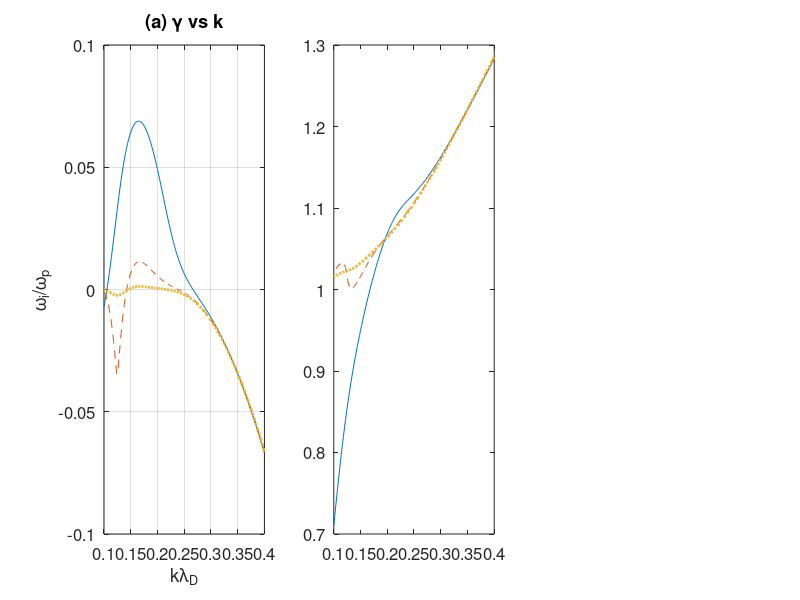

Reproduce this figure in MATLAB. (Note: this script raises an error after producing the figure.)
% Hua-sheng XIE, FSC-PKU, huashengxie@gmail.com, 2017-04-07 09:34
close all; clear; clc;

%nb=0.1;
dat1=[0.400000000000000                       1.267245991793768 - 0.074054258603653i
  0.398000000000000                       1.265026357216430 - 0.072413600321554i
  0.396000000000000                       1.262819597774151 - 0.070783572567493i
  0.394000000000000                       1.260626285503440 - 0.069164119744070i
  0.392000000000000                       1.258447028427855 - 0.067555172716747i
  0.390000000000000                       1.256282467785251 - 0.065956647795243i
  0.388000000000000                       1.254133280271797 - 0.064368445067947i
  0.386000000000000                       1.252000180498141 - 0.062790446513963i
  0.384000000000000                       1.249883923602347 - 0.061222513887922i
  0.382000000000000                       1.247785308126267 - 0.059664486331522i
  0.380000000000000                       1.245705179063645 - 0.058116177692251i
  0.378000000000000                       1.243644431216222 - 0.056577373439885i
  0.376000000000000                       1.241604012781923 - 0.055047827260035i
  0.374000000000000                       1.239584929274069 - 0.053527257082572i
  0.372000000000000                       1.237588247698832 - 0.052015340645596i
  0.370000000000000                       1.235615101146950 - 0.050511710403967i
  0.368000000000000                       1.233666693713731 - 0.049015947704955i
  0.366000000000000                       1.231744305782080 - 0.047527576150114i
  0.364000000000000                       1.229849299772298 - 0.046046053967324i
  0.362000000000000                       1.227983126257667 - 0.044570765232361i
  0.360000000000000                       1.226147330578060 - 0.043101009773607i
  0.358000000000000                       1.224343559869190 - 0.041635991510440i
  0.356000000000000                       1.222573570507514 - 0.040174804954824i
  0.354000000000000                       1.220839235975476 - 0.038716419589720i
  0.352000000000000                       1.219142555125572 - 0.037259661632873i
  0.350000000000000                       1.217485660580630 - 0.035803192900615i
  0.348000000000000                       1.215870827355100 - 0.034345486043395i
  0.346000000000000                       1.214300481290034 - 0.032884795651122i
  0.344000000000000                       1.212777207015813 - 0.031419124335974i
  0.342000000000000                       1.211303754972392 - 0.029946182999215i
  0.340000000000000                       1.209883046819058 - 0.028463344048742i
  0.338000000000000                       1.208518178233033 - 0.026967586468881i
  0.336000000000000                       1.207212417619414 - 0.025455431168344i
  0.334000000000000                       1.205969199188438 - 0.023922864972772i
  0.332000000000000                       1.204792107254646 - 0.022365251485471i
  0.330000000000000                       1.203684848818315 - 0.020777226743188i
  0.328000000000000                       1.202651208932813 - 0.019152577995284i
  0.326000000000000                       1.201694982706207 - 0.017484103735797i
  0.324000000000000                       1.200819874893945 - 0.015763454519235i
  0.322000000000000                       1.200029355645596 - 0.013980955070267i
  0.320000000000000                       1.199326457205830 - 0.012125411876064i
  0.318000000000000                       1.198713493290331 - 0.010183914447562i
  0.316000000000000                       1.198191678847306 - 0.008141647243402i
  0.314000000000000                       1.197760626443426 - 0.005981740624544i
  0.312000000000000                       1.197417697397408 - 0.003685206427421i
  0.310000000000000                       1.197157195921171 - 0.001231025926848i
  0.308000000000000                       1.196969132667109 + 0.001404586006537i
  0.306000000000000                       1.196839672449491 + 0.004242816360250i
  0.304000000000000                       1.196747461992622 + 0.007308669332009i
  0.302000000000000                       1.196664925681813 + 0.010623823130512i
  0.300000000000000                       1.196557527299899 + 0.014205822245038i
  0.298000000000000                       1.196384490749035 + 0.018065517907090i
  0.296000000000000                       1.196100655962472 + 0.022204634851850i
  0.294000000000000                       1.195659443228256 + 0.026614067627467i
  0.292000000000000                       1.195016522240348 + 0.031273481930964i
  0.290000000000000                       1.194133460234564 + 0.036152504093567i
  0.288000000000000                       1.192980550897071 + 0.041213312047811i
  0.286000000000000                       1.191612717264055 + 0.046294811434225i
  0.284000000000000                       1.189880555420433 + 0.051614052314276i
  0.282000000000000                       1.187840407914742 + 0.056987456454112i
  0.280000000000000                       1.185504901557769 + 0.062379284448703i
  0.278000000000000                       1.182886801846555 + 0.067758181270117i
  0.276000000000000                       1.180001963631299 + 0.073098231163397i
  0.274000000000000                       1.176867725262264 + 0.078378706321469i
  0.272000000000000                       1.173501786058758 + 0.083583424360507i
  0.270000000000000                       1.169921447745241 + 0.088700027321886i
  0.268000000000000                       1.166143155570811 + 0.093719282382653i
  0.266000000000000                       1.162182242478560 + 0.098634460842159i
  0.264000000000000                       1.158052824836851 + 0.103440820191233i
  0.262000000000000                       1.153767780828803 + 0.108135148932605i
  0.260000000000000                       1.149338794083674 + 0.112715430188314i
  0.258000000000000                       1.144776418650964 + 0.117180555389842i
  0.256000000000000                       1.140090170986317 + 0.121530104055611i
  0.254000000000000                       1.135288618374269 + 0.125764168076682i
  0.252000000000000                       1.130379470003162 + 0.129883223545109i
  0.250000000000000                       1.125369664885723 + 0.133888015168986i
  0.248000000000000                       1.120265449445518 + 0.137779485290367i
  0.246000000000000                       1.115072451304048 + 0.141558706744205i
  0.244000000000000                       1.109795746323581 + 0.145226834924782i
  0.242000000000000                       1.104439914538685 + 0.148785074379257i
  0.240000000000000                       1.099009092807991 + 0.152234643254782i
  0.238000000000000                       1.093507021589310 + 0.155576762090321i
  0.236000000000000                       1.087937086692187 + 0.158812628637268i
  0.234000000000000                       1.082302350741021 + 0.161943412855655i
  0.232000000000000                       1.076605589372790 + 0.164970243616956i
  0.230000000000000                       1.070849316510118 + 0.167894205129050i
  0.228000000000000                       1.065035810773251 + 0.170716330355036i
  0.226000000000000                       1.059167133746330 + 0.173437602371301i
  0.224000000000000                       1.053245152684717 + 0.176058946893669i
  0.222000000000000                       1.047271554440672 + 0.178581236214291i
  0.220000000000000                       1.041247862408552 + 0.181005286707140i
  0.218000000000000                       1.035175448606129 + 0.183331860033279i
  0.216000000000000                       1.029055544402853 + 0.185561662662601i
  0.214000000000000                       1.022889251720919 + 0.187695349275092i
  0.212000000000000                       1.016677552470038 + 0.189733521720604i
  0.210000000000000                       1.010421315098055 + 0.191676730113249i
  0.208000000000000                       1.004121301939559 + 0.193525478891364i
  0.206000000000000                       0.997778176473515 + 0.195280221365976i
  0.204000000000000                       0.991392506733505 + 0.196941367168806i
  0.202000000000000                       0.984964771935157 + 0.198509281968211i
  0.200000000000000                       0.978495364955912 + 0.199984287099485i
  0.198000000000000                       0.971984596491558 + 0.201366667279262i
  0.196000000000000                       0.965432699157614 + 0.202656664084366i
  0.194000000000000                       0.958839828038113 + 0.203854485995594i
  0.192000000000000                       0.952206064163845 + 0.204960304292133i
  0.190000000000000                       0.945531415870071 + 0.205974259324985i
  0.188000000000000                       0.938815821029800 + 0.206896458078771i
  0.186000000000000                       0.932059147143425 + 0.207726979197429i
  0.184000000000000                       0.925261192937798 + 0.208465874701111i
  0.182000000000000                       0.918421688179281 + 0.209113173767261i
  0.180000000000000                       0.911540295294120 + 0.209668878010177i
  0.178000000000000                       0.904616608693280 + 0.210132973196976i
  0.176000000000000                       0.897650154628500 + 0.210505425785238i
  0.174000000000000                       0.890640390973871 + 0.210786186301542i
  0.172000000000000                       0.883586708556150 + 0.210975193754440i
  0.170000000000000                       0.876488427396125 + 0.211072378265871i
  0.168000000000000                       0.869344799314093 + 0.211077660262053i
  0.166000000000000                       0.862155005315969 + 0.210990960257456i
  0.164000000000000                       0.854918155717711 + 0.210812197271646i
  0.162000000000000                       0.847633289043123 + 0.210541293960087i
  0.160000000000000                       0.840299370351110 + 0.210178182133169i
  0.158000000000000                       0.832915293571138 + 0.209722806341265i
  0.156000000000000                       0.825479876813910 + 0.209175127532313i
  0.154000000000000                       0.817991863572643 + 0.208535125359912i
  0.152000000000000                       0.810449922964451 + 0.207802812998251i
  0.150000000000000                       0.802852648008554 + 0.206978229684355i
  0.148000000000000                       0.795198557333780 + 0.206061457506572i
  0.146000000000000                       0.787486093636529 + 0.205052622880628i
  0.144000000000000                       0.779713624997472 + 0.203951903611447i
  0.142000000000000                       0.771879446774678 + 0.202759535965124i
  0.140000000000000                       0.763981781434201 + 0.201475821833444i
  0.138000000000000                       0.756018782180541 + 0.200101139678522i
  0.136000000000000                       0.747988535639423 + 0.198635948464080i
  0.134000000000000                       0.739889064273564 + 0.197080796225475i
  0.132000000000000                       0.731718332090917 + 0.195436332708807i
  0.130000000000000                       0.723474247954673 + 0.193703313614285i
  0.128000000000000                       0.715154675713018 + 0.191882612266276i
  0.126000000000000                       0.706757436627522 + 0.189975224790329i
  0.124000000000000                       0.698280322163657 + 0.187982284168062i
  0.122000000000000                       0.689721100506888 + 0.185905060824286i
  0.120000000000000                       0.681077528617527 + 0.183744976755439i
  0.118000000000000                       0.672347365794011 + 0.181503611275226i
  0.116000000000000                       0.663528385241418 + 0.179182703304998i
  0.114000000000000                       0.654618388351675 + 0.176784159418762i
  0.112000000000000                       0.645615223909680 + 0.174310058542606i
  0.110000000000000                       0.636516799711895 + 0.171762651463469i
  0.108000000000000                       0.627321104410692 + 0.169144362169469i
  0.106000000000000                       0.618026224152983 + 0.166457787901304i
  0.104000000000000                       0.608630361963848 + 0.163705693017069i
  0.102000000000000                       0.599131856552547 + 0.160891005760007i
  0.100000000000000                       0.589529200783328 + 0.158016807824372i];

%nb=0.01;
dat2 =[0.400000000000000                       1.283441733775973 - 0.066822198791980i
  0.398000000000000                       1.280884829471463 - 0.065359467025641i
  0.396000000000000                       1.278330747127247 - 0.063909997967319i
  0.394000000000000                       1.275779456461132 - 0.062473816234552i
  0.392000000000000                       1.273231078483073 - 0.061051018747940i
  0.390000000000000                       1.270685738657757 - 0.059641702676692i
  0.388000000000000                       1.268143567100967 - 0.058245965364762i
  0.386000000000000                       1.265604698772473 - 0.056863904241035i
  0.384000000000000                       1.263069273682289 - 0.055495616733526i
  0.382000000000000                       1.260537437116018 - 0.054141200166404i
  0.380000000000000                       1.258009339870292 - 0.052800751641209i
  0.378000000000000                       1.255485138488607 - 0.051474367916860i
  0.376000000000000                       1.252964995506195 - 0.050162145279014i
  0.374000000000000                       1.250449079743255 - 0.048864179377332i
  0.372000000000000                       1.247937566564847 - 0.047580565076319i
  0.370000000000000                       1.245430638178583 - 0.046311396261386i
  0.368000000000000                       1.242928483952635 - 0.045056765653856i
  0.366000000000000                       1.240431300727164 - 0.043816764587112i
  0.364000000000000                       1.237939293176222 - 0.042591482764349i
  0.362000000000000                       1.235452674150580 - 0.041381008010258i
  0.360000000000000                       1.232971665047034 - 0.040185425975121i
  0.358000000000000                       1.230496496234297 - 0.039004819823389i
  0.356000000000000                       1.228027407445348 - 0.037839269887134i
  0.354000000000000                       1.225564648206716 - 0.036688853299507i
  0.352000000000000                       1.223108478325209 - 0.035553643567957i
  0.350000000000000                       1.220659168341207 - 0.034433710120425i
  0.348000000000000                       1.218217000043056 - 0.033329117814551i
  0.346000000000000                       1.215782266984429 - 0.032239926396769i
  0.344000000000000                       1.213355275061059 - 0.031166189874674i
  0.342000000000000                       1.210936343050617 - 0.030107955882749i
  0.340000000000000                       1.208525803253039 - 0.029065264947796i
  0.338000000000000                       1.206124002096863 - 0.028038149688339i
  0.336000000000000                       1.203731300787584 - 0.027026633945185i
  0.334000000000000                       1.201348076031347 - 0.026030731808853i
  0.332000000000000                       1.198974720684885 - 0.025050446562441i
  0.330000000000000                       1.196611644529951 - 0.024085769507149i
  0.328000000000000                       1.194259275023277 - 0.023136678689606i
  0.326000000000000                       1.191918058079390 - 0.022203137458642i
  0.324000000000000                       1.189588458825460 - 0.021285092920917i
  0.322000000000000                       1.187270962509700 - 0.020382474197626i
  0.320000000000000                       1.184966075211148 - 0.019495190533549i
  0.318000000000000                       1.182674324782125 - 0.018623129167945i
  0.316000000000000                       1.180396261585509 - 0.017766153042164i
  0.314000000000000                       1.178132459353205 - 0.016924098201716i
  0.312000000000000                       1.175883515986797 - 0.016096770962921i
  0.310000000000000                       1.173650054268933 - 0.015283944775349i
  0.308000000000000                       1.171432722567350 - 0.014485356729724i
  0.306000000000000                       1.169232195463383 - 0.013700703735809i
  0.304000000000000                       1.167049174197535 - 0.012929638240811i
  0.302000000000000                       1.164884387021875 - 0.012171763524156i
  0.300000000000000                       1.162738589370803 - 0.011426628512569i
  0.298000000000000                       1.160612563730137 - 0.010693721964930i
  0.296000000000000                       1.158507119236382 - 0.009972466167383i
  0.294000000000000                       1.156423090851777 - 0.009262209861312i
  0.292000000000000                       1.154361338074227 - 0.008562220486086i
  0.290000000000000                       1.152322743051978 - 0.007871675643726i
  0.288000000000000                       1.150308207927143 - 0.007189653717190i
  0.286000000000000                       1.148318651271064 - 0.006515123554575i
  0.284000000000000                       1.146355003414127 - 0.005846933214088i
  0.282000000000000                       1.144418200467212 - 0.005183797701121i
  0.280000000000000                       1.142509176645766 - 0.004524285696759i
  0.278000000000000                       1.140547390463671 - 0.003872758911299i
  0.276000000000000                       1.138692816469552 - 0.003216654125819i
  0.274000000000000                       1.136870694397568 - 0.002558914191966i
  0.272000000000000                       1.135079887035936 - 0.001897448471740i
  0.270000000000000                       1.133321078702490 - 0.001229875084650i
  0.268000000000000                       1.131594908638900 - 0.000553567870343i
  0.266000000000000                       1.129901875245613 + 0.000134356840732i
  0.264000000000000                       1.128242914580272 + 0.000831370286800i
  0.262000000000000                       1.126616999103682 + 0.001551981830944i
  0.260000000000000                       1.125024489417272 + 0.002294780178577i
  0.258000000000000                       1.123464934246553 + 0.003063680142487i
  0.256000000000000                       1.121937470986950 + 0.003863031292137i
  0.254000000000000                       1.120440772720033 + 0.004697475612835i
  0.252000000000000                       1.118972959619548 + 0.005571907090029i
  0.250000000000000                       1.117531523943543 + 0.006491434712152i
  0.248000000000000                       1.116113227325506 + 0.007461314765799i
  0.246000000000000                       1.114714020479771 + 0.008486861000962i
  0.244000000000000                       1.113328960483419 + 0.009573337024980i
  0.242000000000000                       1.111952144444227 + 0.010725806803766i
  0.240000000000000                       1.110576663904769 + 0.011948967093793i
  0.238000000000000                       1.109194603675181 + 0.013246960321044i
  0.236000000000000                       1.107797057886220 + 0.014623157576546i
  0.234000000000000                       1.106374233596392 + 0.016079949539077i
  0.232000000000000                       1.104915573878349 + 0.017618537001995i
  0.230000000000000                       1.103409953478588 + 0.019238753279639i
  0.228000000000000                       1.101845935382636 + 0.020938925268722i
  0.226000000000000                       1.100212028567611 + 0.022715793164445i
  0.224000000000000                       1.098497011801026 + 0.024564509679584i
  0.222000000000000                       1.096690209861027 + 0.026478701749993i
  0.220000000000000                       1.094781768648133 + 0.028450607532814i
  0.218000000000000                       1.092762886332057 + 0.030471284703239i
  0.216000000000000                       1.090625970393502 + 0.032530837796830i
  0.214000000000000                       1.088364731088706 + 0.034618689359510i
  0.212000000000000                       1.085974222278653 + 0.036723841651879i
  0.210000000000000                       1.083450798711048 + 0.038835122627554i
  0.208000000000000                       1.080792044525353 + 0.040941410977921i
  0.206000000000000                       1.077996654008922 + 0.043031807777849i
  0.204000000000000                       1.075064290605019 + 0.045095784054838i
  0.202000000000000                       1.071995438923689 + 0.047123282469182i
  0.200000000000000                       1.068791250178802 + 0.049104765822052i
  0.198000000000000                       1.065453394000234 + 0.051031266342995i
  0.196000000000000                       1.061983934375801 + 0.052894373583718i
  0.194000000000000                       1.058385191789763 + 0.054686232732845i
  0.192000000000000                       1.054659644387863 + 0.056399502972007i
  0.190000000000000                       1.050809840686435 + 0.058027326927430i
  0.188000000000000                       1.046838302828780 + 0.059563280597368i
  0.186000000000000                       1.042747471933975 + 0.061001312336962i
  0.184000000000000                       1.038539647538947 + 0.062335714968322i
  0.182000000000000                       1.034216934538826 + 0.063561051943324i
  0.180000000000000                       1.029781199673132 + 0.064672121366335i
  0.178000000000000                       1.025234034181533 + 0.065663901467358i
  0.176000000000000                       1.020576713995669 + 0.066531514040873i
  0.174000000000000                       1.015810168254188 + 0.067270178489722i
  0.172000000000000                       1.010934940013830 + 0.067875173556257i
  0.170000000000000                       1.005951152358224 + 0.068341812262839i
  0.168000000000000                       1.000858463242079 + 0.068665403010037i
  0.166000000000000                       0.995656030114776 + 0.068841235255200i
  0.164000000000000                       0.990342447681236 + 0.068864552951394i
  0.162000000000000                       0.984915700710206 + 0.068730547952014i
  0.160000000000000                       0.979373092703387 + 0.068434355964126i
  0.158000000000000                       0.973711177109892 + 0.067971061352109i
  0.156000000000000                       0.967925669700755 + 0.067335718132894i
  0.154000000000000                       0.962011343503613 + 0.066523385091124i
  0.152000000000000                       0.955961940716622 + 0.065529181108068i
  0.150000000000000                       0.949770040834298 + 0.064348369001337i
  0.148000000000000                       0.943426928349387 + 0.062976467810131i
  0.146000000000000                       0.936922467888172 + 0.061409415042096i
  0.144000000000000                       0.930244976705502 + 0.059643775663395i
  0.142000000000000                       0.923381091835709 + 0.057677008022993i
  0.140000000000000                       0.916315687926431 + 0.055507812505792i
  0.138000000000000                       0.909031845502638 + 0.053136555508117i
  0.136000000000000                       0.901510892552720 + 0.050565771355128i
  0.134000000000000                       0.893732588784982 + 0.047800749570617i
  0.132000000000000                       0.885675467918254 + 0.044850164172357i
  0.130000000000000                       0.877317434838508 + 0.041726695435096i
  0.128000000000000                       0.868636585237126 + 0.038447591660772i
  0.126000000000000                       0.859612325272013 + 0.035035009563010i
  0.124000000000000                       0.850226693910909 + 0.031516063530834i
  0.122000000000000                       0.840465814805374 + 0.027922403226288i
  0.120000000000000                       0.830321270161299 + 0.024289288920983i
  0.118000000000000                       0.819791168686078 + 0.020654152443455i
  0.116000000000000                       0.808880710048142 + 0.017054783580255i
  0.114000000000000                       0.797602084917031 + 0.013527397010132i
  0.112000000000000                       0.785973711875696 + 0.010104850920009i
  0.110000000000000                       0.774018955622910 + 0.006815273008919i
  0.108000000000000                       0.761764549315911 + 0.003681252052000i
  0.106000000000000                       0.749238980581075 + 0.000719610622120i
  0.104000000000000                       0.736471048645455 - 0.002058338772681i
  0.102000000000000                       0.723485526996861 - 0.004647276351694i
  0.100000000000000                       0.710315101436563 - 0.007042357777820i];


%nb=0.001;
dat3 =[0.400000000000000                       1.284897606181369 - 0.066196343559105i
  0.398000000000000                       1.282307686227022 - 0.064750706792321i
  0.396000000000000                       1.279719853075637 - 0.063318495591646i
  0.394000000000000                       1.277133894234435 - 0.061899788369327i
  0.392000000000000                       1.274549895471951 - 0.060494692211235i
  0.390000000000000                       1.271967945355000 - 0.059103315134230i
  0.388000000000000                       1.269388135342286 - 0.057725766072644i
  0.386000000000000                       1.266810559869828 - 0.056362154852566i
  0.384000000000000                       1.264235316470893 - 0.055012592159010i
  0.382000000000000                       1.261662505890796 - 0.053677189512518i
  0.380000000000000                       1.259092232184786 - 0.052356059227139i
  0.378000000000000                       1.256524602847776 - 0.051049314369337i
  0.376000000000000                       1.253959728934400 - 0.049757068725275i
  0.374000000000000                       1.251397725179201 - 0.048479436744486i
  0.372000000000000                       1.248838710135301 - 0.047216533480205i
  0.370000000000000                       1.246282806305020 - 0.045968474547245i
  0.368000000000000                       1.243730140287826 - 0.044735376041002i
  0.366000000000000                       1.241180842913131 - 0.043517354472230i
  0.364000000000000                       1.238635049402973 - 0.042314526686479i
  0.362000000000000                       1.236092899512144 - 0.041127009785681i
  0.360000000000000                       1.233554537714927 - 0.039954921023213i
  0.358000000000000                       1.231020113339480 - 0.038798377706923i
  0.356000000000000                       1.228489780746799 - 0.037657497088960i
  0.354000000000000                       1.225963699529787 - 0.036532396242792i
  0.352000000000000                       1.223442034672883 - 0.035423191923929i
  0.350000000000000                       1.220924956724723 - 0.034330000441289i
  0.348000000000000                       1.218412642025793 - 0.033252937484499i
  0.346000000000000                       1.215905272877770 - 0.032192117966110i
  0.344000000000000                       1.213403037746330 - 0.031147655834850i
  0.342000000000000                       1.210906131479395 - 0.030119663876173i
  0.340000000000000                       1.208414755511461 - 0.029108253493760i
  0.338000000000000                       1.205929118070708 - 0.028113534485399i
  0.336000000000000                       1.203449434398475 - 0.027135614784660i
  0.334000000000000                       1.200975926983894 - 0.026174600200677i
  0.332000000000000                       1.198508825768637 - 0.025230594106709i
  0.330000000000000                       1.196048368384564 - 0.024303697144510i
  0.328000000000000                       1.193594800370219 - 0.023394006870937i
  0.326000000000000                       1.191148375408174 - 0.022501617400733i
  0.324000000000000                       1.188709355534564 - 0.021626619010371i
  0.322000000000000                       1.186278011379496 - 0.020769097708364i
  0.320000000000000                       1.183854622365352 - 0.019929134786816i
  0.318000000000000                       1.181439476961840 - 0.019106806327541i
  0.316000000000000                       1.179032872817875 - 0.018302182684915i
  0.314000000000000                       1.176635117034128 - 0.017515327901233i
  0.312000000000000                       1.174246526309989 - 0.016746299131070i
  0.310000000000000                       1.171867427112359 - 0.015995145961540i
  0.308000000000000                       1.169498155843331 - 0.015261909742656i
  0.306000000000000                       1.167139058956005 - 0.014546622831383i
  0.304000000000000                       1.164790493070360 - 0.013849307792347i
  0.302000000000000                       1.162452825026872 - 0.013169976565170i
  0.300000000000000                       1.160126431962425 - 0.012508629541491i
  0.298000000000000                       1.157811701272840 - 0.011865254597844i
  0.296000000000000                       1.155509030595023 - 0.011239826077257i
  0.294000000000000                       1.153218827689188 - 0.010632303671719i
  0.292000000000000                       1.150941510303199 - 0.010042631291322i
  0.290000000000000                       1.148677505900589 - 0.009470735768611i
  0.288000000000000                       1.146427251429601 - 0.008916525595908i
  0.286000000000000                       1.144191192807943 - 0.008379889504130i
  0.284000000000000                       1.141969784575004 - 0.007860695000749i
  0.282000000000000                       1.139763489192310 - 0.007358786827352i
  0.280000000000000                       1.137502459052468 - 0.006870148498789i
  0.278000000000000                       1.135324841068170 - 0.006401936211172i
  0.276000000000000                       1.133165306263985 - 0.005950696752227i
  0.274000000000000                       1.131022802737305 - 0.005515888208747i
  0.272000000000000                       1.128897780503041 - 0.005097206204910i
  0.270000000000000                       1.126790728800615 - 0.004694322433526i
  0.268000000000000                       1.124702136733932 - 0.004306873454673i
  0.266000000000000                       1.122632490616434 - 0.003934456754265i
  0.264000000000000                       1.120582270422652 - 0.003576630888565i
  0.262000000000000                       1.118551950772421 - 0.003232912036635i
  0.260000000000000                       1.116541994670961 - 0.002902770551243i
  0.258000000000000                       1.114552851349260 - 0.002585629077318i
  0.256000000000000                       1.112584952255544 - 0.002280861784028i
  0.254000000000000                       1.110638703627848 - 0.001987790288038i
  0.252000000000000                       1.108714491063643 - 0.001705683598016i
  0.250000000000000                       1.106812663465342 - 0.001433752005415i
  0.248000000000000                       1.104933533001848 - 0.001171150662830i
  0.246000000000000                       1.103077368958438 - 0.000916971365673i
  0.244000000000000                       1.101244382665298 - 0.000670247237038i
  0.242000000000000                       1.099434734653596 - 0.000429949793227i
  0.240000000000000                       1.097648509277220 - 0.000194986784952i
  0.238000000000000                       1.095885716637883 + 0.000035796735487i
  0.236000000000000                       1.094146306525937 + 0.000261788317152i
  0.234000000000000                       1.092429988072916 + 0.000488696202173i
  0.232000000000000                       1.090736545226773 + 0.000715384629369i
  0.230000000000000                       1.089065559745534 + 0.000943154374613i
  0.228000000000000                       1.087416474323750 + 0.001173419013649i
  0.226000000000000                       1.085788569138231 + 0.001407627563576i
  0.224000000000000                       1.084180960425672 + 0.001647253314905i
  0.222000000000000                       1.082592568182464 + 0.001893780022797i
  0.220000000000000                       1.081022107844856 + 0.002148680557837i
  0.218000000000000                       1.079468073219186 + 0.002413404457576i
  0.216000000000000                       1.077928723312940 + 0.002689348056962i
  0.214000000000000                       1.076402058109558 + 0.002977826488975i
  0.212000000000000                       1.074885805289123 + 0.003280040441479i
  0.210000000000000                       1.073377430303494 + 0.003597038177408i
  0.208000000000000                       1.071874101342587 + 0.003929669213676i
  0.206000000000000                       1.070372717115772 + 0.004278545785935i
  0.204000000000000                       1.068869894187944 + 0.004643977792398i
  0.202000000000000                       1.067361988775267 + 0.005025930254943i
  0.200000000000000                       1.065845115356062 + 0.005423958851659i
  0.198000000000000                       1.064315191495600 + 0.005837159478663i
  0.196000000000000                       1.062767959579735 + 0.006264102146853i
  0.194000000000000                       1.061199067382575 + 0.006702793726046i
  0.192000000000000                       1.059604101616150 + 0.007150615638063i
  0.190000000000000                       1.057978691625374 + 0.007604301387443i
  0.188000000000000                       1.056318561683642 + 0.008059895659033i
  0.186000000000000                       1.054619628732504 + 0.008512732214355i
  0.184000000000000                       1.052878088729193 + 0.008957444856792i
  0.182000000000000                       1.051090502987874 + 0.009387943812737i
  0.180000000000000                       1.049253877768062 + 0.009797450373972i
  0.178000000000000                       1.047365752006305 + 0.010178498747650i
  0.176000000000000                       1.045424271911093 + 0.010522965224305i
  0.174000000000000                       1.043428252494494 + 0.010822095170056i
  0.172000000000000                       1.041377263052690 + 0.011066517354488i
  0.170000000000000                       1.039271652258322 + 0.011246260763428i
  0.168000000000000                       1.037112659842917 + 0.011350769413430i
  0.166000000000000                       1.034902437032417 + 0.011368871057960i
  0.164000000000000                       1.032644147096895 + 0.011288764559508i
  0.162000000000000                       1.030342052574629 + 0.011097964361538i
  0.160000000000000                       1.028001636853388 + 0.010783212732851i
  0.158000000000000                       1.025629756833759 + 0.010330375283972i
  0.156000000000000                       1.023234864004963 + 0.009724281106421i
  0.154000000000000                       1.020827305073156 + 0.008948527845648i
  0.152000000000000                       1.018419726344350 + 0.007985222761197i
  0.150000000000000                       1.016027658010783 + 0.006814631810566i
  0.148000000000000                       1.013670301951049 + 0.005414801588801i
  0.146000000000000                       1.011371768667271 + 0.003760994310260i
  0.144000000000000                       1.009162719870733 + 0.001825072810502i
  0.142000000000000                       1.007083067018538 - 0.000425283409832i
  0.140000000000000                       1.005183036142564 - 0.003039553501572i
  0.138000000000000                       1.003539962539354 - 0.006039503063033i
  0.136000000000000                       1.002256730779414 - 0.009482315598612i
  0.134000000000000                       1.001486761045964 - 0.013419777752319i
  0.132000000000000                       1.001468045338583 - 0.017893546962206i
  0.130000000000000                       1.002585787872413 - 0.022892566605228i
  0.128000000000000                       1.005475060870180 - 0.028207829682411i
  0.126000000000000                       1.011056605928903 - 0.032958692818744i
  0.124000000000000                       1.019546061615083 - 0.034587638832816i
  0.122000000000000                       1.027035816101262 - 0.030814908925018i
  0.120000000000000                       1.030453706961952 - 0.025752254948666i
  0.118000000000000                       1.032071358086741 - 0.021312059170890i
  0.116000000000000                       1.032579777851371 - 0.017312759051949i
  0.114000000000000                       1.032302575159517 - 0.013793494314993i
  0.112000000000000                       1.031471827144053 - 0.010752102503240i
  0.110000000000000                       1.030253947716051 - 0.008171823973881i
  0.108000000000000                       1.028775877707552 - 0.006028296486923i
  0.106000000000000                       1.027138678381683 - 0.004292052488900i
  0.104000000000000                       1.025425304239804 - 0.002928790270728i
  0.102000000000000                       1.023704305989711 - 0.001899046564290i
  0.100000000000000                       1.022031094611728 - 0.001157878227065i];

%nb=0.0001;
dat4 =[  0.400000000000000                       1.285041699937183 - 0.066134628725720i
  0.398000000000000                       1.282448484393036 - 0.064690699461704i
  0.396000000000000                       1.279857288046881 - 0.063260204737659i
  0.394000000000000                       1.277267875696237 - 0.061843235076145i
  0.392000000000000                       1.274680329704607 - 0.060439898517098i
  0.390000000000000                       1.272094735075730 - 0.059050304104537i
  0.388000000000000                       1.269511179530737 - 0.057674561858942i
  0.386000000000000                       1.266929753600902 - 0.056312782768220i
  0.384000000000000                       1.264350550731981 - 0.054965078758927i
  0.382000000000000                       1.261773667377645 - 0.053631562674422i
  0.380000000000000                       1.259199203106960 - 0.052312348245368i
  0.378000000000000                       1.256627260705412 - 0.051007550052784i
  0.376000000000000                       1.254057946292967 - 0.049717283504606i
  0.374000000000000                       1.251491369424350 - 0.048441664785007i
  0.372000000000000                       1.248927643219596 - 0.047180810812557i
  0.370000000000000                       1.246366884487434 - 0.045934839194489i
  0.368000000000000                       1.243809213831664 - 0.044703868166643i
  0.366000000000000                       1.241254755803193 - 0.043488016545486i
  0.364000000000000                       1.238703639017312 - 0.042287403650489i
  0.362000000000000                       1.236155996291708 - 0.041102149232252i
  0.360000000000000                       1.233611964795464 - 0.039932373412627i
  0.358000000000000                       1.231071686190262 - 0.038778196582059i
  0.356000000000000                       1.228535306786798 - 0.037639739306203i
  0.354000000000000                       1.226002977665601 - 0.036517122238858i
  0.352000000000000                       1.223474854881905 - 0.035410466000699i
  0.350000000000000                       1.220951099589469 - 0.034319891065808i
  0.348000000000000                       1.218431878209069 - 0.033245517631159i
  0.346000000000000                       1.215917362612463 - 0.032187465475742i
  0.344000000000000                       1.213407730292241 - 0.031145853813017i
  0.342000000000000                       1.210903164489008 - 0.030120801136475i
  0.340000000000000                       1.208403854436968 - 0.029112425022558i
  0.338000000000000                       1.205909995495150 - 0.028120841961984i
  0.336000000000000                       1.203421789321332 - 0.027146167152010i
  0.334000000000000                       1.200939444097616 - 0.026188514276920i
  0.332000000000000                       1.198463174648187 - 0.025247995268467i
  0.330000000000000                       1.195993202677384 - 0.024324720065909i
  0.328000000000000                       1.193529756914245 - 0.023418796342636i
  0.326000000000000                       1.191073073280526 - 0.022530329205475i
  0.324000000000000                       1.188623395092968 - 0.021659420911727i
  0.322000000000000                       1.186180973218961 - 0.020806170522350i
  0.320000000000000                       1.183746066232138 - 0.019970673544324i
  0.318000000000000                       1.181318940567255 - 0.019153021581970i
  0.316000000000000                       1.178899870676609 - 0.018353301911628i
  0.314000000000000                       1.176489139130732 - 0.017571597067457i
  0.312000000000000                       1.174087036793979 - 0.016807984409686i
  0.310000000000000                       1.171693862874875 - 0.016062535610021i
  0.308000000000000                       1.169309925038223 - 0.015335316184557i
  0.306000000000000                       1.166935539457389 - 0.014626384923192i
  0.304000000000000                       1.164571030853488 - 0.013935793357206i
  0.302000000000000                       1.162216732507519 - 0.013263585148806i
  0.300000000000000                       1.159872986259228 - 0.012609795473236i
  0.298000000000000                       1.157540142399670 - 0.011974450343944i
  0.296000000000000                       1.155218559626062 - 0.011357565949463i
  0.294000000000000                       1.152908604859007 - 0.010759147938970i
  0.292000000000000                       1.150610653094700 - 0.010179190642429i
  0.290000000000000                       1.148325087076887 - 0.009617676309418i
  0.288000000000000                       1.146052297095403 - 0.009074574348482i
  0.286000000000000                       1.143792680525664 - 0.008549840407827i
  0.284000000000000                       1.141546641448630 - 0.008043415616977i
  0.282000000000000                       1.139314590064759 - 0.007555225660833i
  0.280000000000000                       1.137027536719182 - 0.007080643484928i
  0.278000000000000                       1.134821832626921 - 0.006628231662865i
  0.276000000000000                       1.132632888755113 - 0.006194051576555i
  0.274000000000000                       1.130459625536993 - 0.005777658223055i
  0.272000000000000                       1.128302440024788 - 0.005378875304639i
  0.270000000000000                       1.126161759886514 - 0.004997516948967i
  0.268000000000000                       1.124038015433933 - 0.004633377874805i
  0.266000000000000                       1.121931638548451 - 0.004286226636892i
  0.264000000000000                       1.119843054325265 - 0.003955813389840i
  0.262000000000000                       1.117772684535117 - 0.003641859801475i
  0.260000000000000                       1.115720944760843 - 0.003344067629628i
  0.258000000000000                       1.113688242734067 - 0.003062108442629i
  0.256000000000000                       1.111674977650897 - 0.002795632845948i
  0.254000000000000                       1.109681533675264 - 0.002544263962546i
  0.252000000000000                       1.107708286061129 - 0.002307597833670i
  0.250000000000000                       1.105755585729822 - 0.002085206485841i
  0.248000000000000                       1.103823773902855 - 0.001876635880637i
  0.246000000000000                       1.101913165569000 - 0.001681403813087i
  0.244000000000000                       1.100024055432002 - 0.001499009195005i
  0.242000000000000                       1.098156706732078 - 0.001328920774520i
  0.240000000000000                       1.096311363308231 - 0.001170587635620i
  0.238000000000000                       1.094488232072965 - 0.001023437582154i
  0.236000000000000                       1.092687489876191 - 0.000886877148666i
  0.234000000000000                       1.090909276149455 - 0.000760294950968i
  0.232000000000000                       1.089153693399670 - 0.000643062958591i
  0.230000000000000                       1.087420808611767 - 0.000534539902090i
  0.228000000000000                       1.085710643765569 - 0.000434075029083i
  0.226000000000000                       1.084023173233689 - 0.000341006537743i
  0.224000000000000                       1.082358340435907 - 0.000254670379165i
  0.222000000000000                       1.080716030340000 - 0.000174397188877i
  0.220000000000000                       1.079096076035827 - 0.000099526402233i
  0.218000000000000                       1.077498273762823 - 0.000029394183666i
  0.216000000000000                       1.075922366143891 + 0.000036641563242i
  0.214000000000000                       1.074367968752144 + 0.000107152381811i
  0.212000000000000                       1.072834864337512 + 0.000167720806109i
  0.210000000000000                       1.071322566129848 + 0.000225663498424i
  0.208000000000000                       1.069830612894059 + 0.000281717926254i
  0.206000000000000                       1.068358482231479 + 0.000336386272240i
  0.204000000000000                       1.066905605073831 + 0.000390125959220i
  0.202000000000000                       1.065471354859208 + 0.000443340730681i
  0.200000000000000                       1.064055055175546 + 0.000496382806498i
  0.198000000000000                       1.062655977703916 + 0.000549539428263i
  0.196000000000000                       1.061273347426215 + 0.000603026490222i
  0.194000000000000                       1.059906343269185 + 0.000656978083758i
  0.192000000000000                       1.058554099753436 + 0.000711435805556i
  0.190000000000000                       1.057215718999041 + 0.000766338659005i
  0.188000000000000                       1.055890271102475 + 0.000821504212735i
  0.186000000000000                       1.054576814840261 + 0.000876625102577i
  0.184000000000000                       1.053274400889141 + 0.000931246073607i
  0.182000000000000                       1.051982083476093 + 0.000984757055097i
  0.180000000000000                       1.050698964731509 + 0.001036371856696i
  0.178000000000000                       1.049424181611968 + 0.001085124553889i
  0.176000000000000                       1.048156989126499 + 0.001129847431486i
  0.174000000000000                       1.046896743630891 + 0.001169183695083i
  0.172000000000000                       1.045642967388948 + 0.001201555846427i
  0.170000000000000                       1.044395402141925 + 0.001225197992098i
  0.168000000000000                       1.043154044181537 + 0.001238142398006i
  0.166000000000000                       1.041919216735115 + 0.001238255204123i
  0.164000000000000                       1.040691606421822 + 0.001223267280802i
  0.162000000000000                       1.039472359579289 + 0.001190808892015i
  0.160000000000000                       1.038263121635809 + 0.001138485859786i
  0.158000000000000                       1.037066103053312 + 0.001063956897512i
  0.156000000000000                       1.035884137114303 + 0.000965022975554i
  0.154000000000000                       1.034720708559326 + 0.000839788332893i
  0.152000000000000                       1.033580048430197 + 0.000686783806135i
  0.150000000000000                       1.032467008603200 + 0.000505174282278i
  0.148000000000000                       1.031387158338995 + 0.000294972452700i
  0.146000000000000                       1.030346599116481 + 0.000057282743569i
  0.144000000000000                       1.029351836209509 - 0.000205454136284i
  0.142000000000000                       1.028409157395174 - 0.000503546245465i
  0.140000000000000                       1.027525626273467 - 0.000804675002678i
  0.138000000000000                       1.026706679683729 - 0.001111564804086i
  0.136000000000000                       1.025956501057936 - 0.001414457593136i
  0.134000000000000                       1.025277076770893 - 0.001701238773822i
  0.132000000000000                       1.024667279963536 - 0.001958320849887i
  0.130000000000000                       1.024122142877687 - 0.002171623499481i
  0.128000000000000                       1.023632299360685 - 0.002327841986872i
  0.126000000000000                       1.023184052274199 - 0.002416094968449i
  0.124000000000000                       1.022760138125983 - 0.002429550355696i
  0.122000000000000                       1.022341149534265 - 0.002366877491674i
  0.120000000000000                       1.021907648837759 - 0.002232861951438i
  0.118000000000000                       1.021442422882063 - 0.002038180422545i
  0.116000000000000                       1.020932483268821 - 0.001798188853311i
  0.114000000000000                       1.020370378916206 - 0.001531016847072i
  0.112000000000000                       1.019754576338790 - 0.001255449336018i
  0.110000000000000                       1.019089024193320 - 0.000988828020264i
  0.108000000000000                       1.018382209254648 - 0.000745465641978i
  0.106000000000000                       1.017645595958595 - 0.000535549509479i
  0.104000000000000                       1.016892032268878 - 0.000364667056102i
  0.102000000000000                       1.016134200868441 - 0.000233952486249i
  0.100000000000000                       1.015383250500361 - 0.000140639945031i];

% gamma_max vs nb
gam_dat=[0.01, 0.068864552951394;
    0.005, 0.043011608213066;
    0.0025,  0.025154627126380;
    0.001, 0.011368871057960;
    0.0005,  0.005962242226939;
    0.0001, 0.001238255204123]; 

%%
h=figure('unit','normalized','position',[0.02,0.1,0.65,0.4],...
    'DefaultAxesFontSize',12);
subplot(131);
plot(dat2(:,1),imag(dat2(:,2)),'-',dat3(:,1),imag(dat3(:,2)),'--',...
    dat4(:,1),imag(dat4(:,2)),':','linewidth',2); 
grid on; xlim([0.1,0.4]);
xlabel('k\lambda_D'); ylabel('\omega_i/\omega_p');
title('(a) \gamma vs k');
subplot(132);
plot(dat2(:,1),real(dat2(:,2)),'-',dat3(:,1),real(dat3(:,2)),'--',...
    dat4(:,1),real(dat4(:,2)),':','linewidth',2); 
legend('n_b=0.01','n_b=0.001','n_b=0.0001',4); legend('boxoff');
% grid on; 
xlim([0.1,0.4]);
xlabel('k\lambda_D'); ylabel('\omega_r/\omega_p');
title('(b) \omega_r vs k');

subplot(133);
plot(gam_dat(:,1),gam_dat(:,2),'+--','linewidth',2); 
xlabel('n_b'); ylabel('\omega_i/\omega_p');
title('(c) \gamma_{max} vs n_b');
